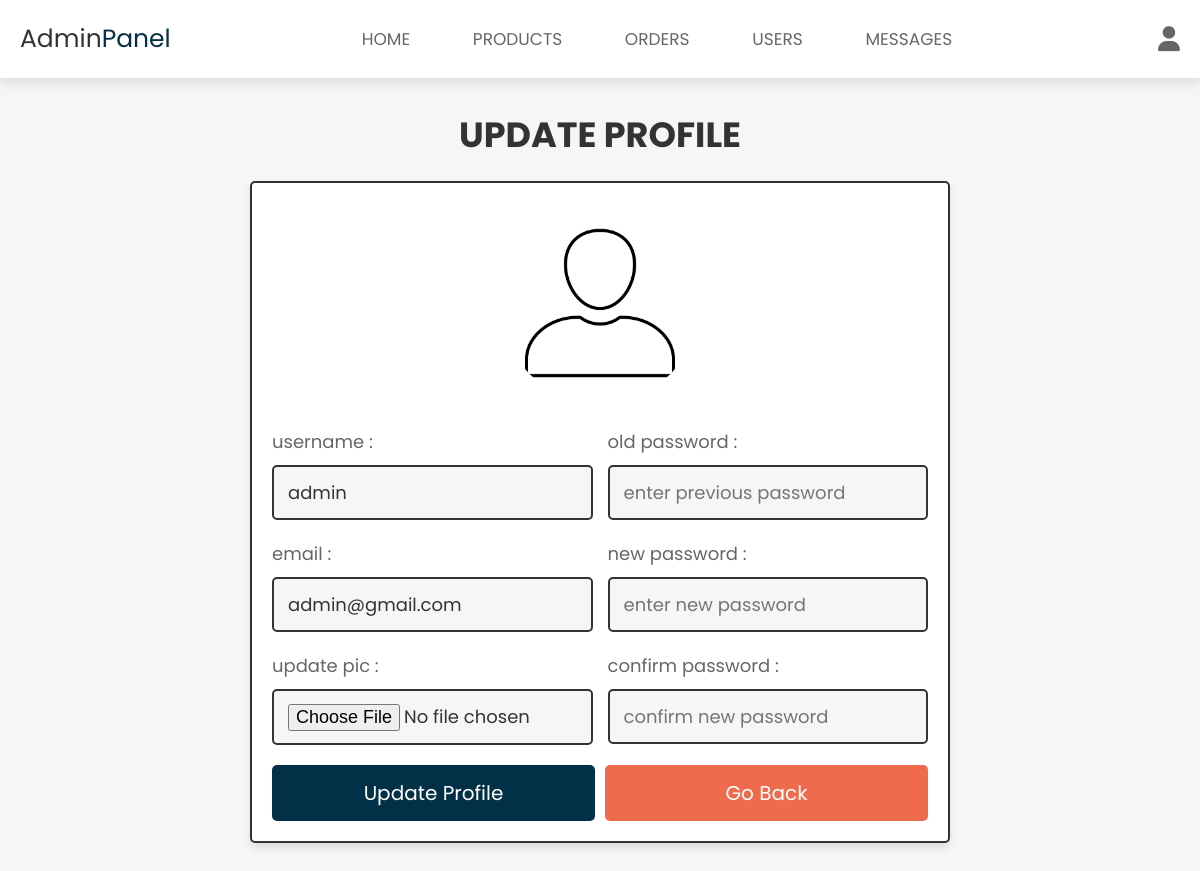
The page /admin_update_profile.php (signed in) on the database its author committed.
### tables this page shows
CREATE TABLE `users` (
  `id` int(100) NOT NULL,
  `name` varchar(100) NOT NULL,
  `email` varchar(100) NOT NULL,
  `password` varchar(100) NOT NULL,
  `user_type` varchar(20) NOT NULL DEFAULT 'user',
  `image` varchar(100) NOT NULL
);

### admin_update_profile.php (the view, shortened to what this page needs)
<?php
@include 'config.php';
?>
<!DOCTYPE html>
<html lang="en">
<head>
   <link rel="stylesheet" href="https://cdnjs.cloudflare.com/ajax/libs/font-awesome/6.1.1/css/all.min.css">
   <link rel="stylesheet" href="css/components.css">
</head>
<body>
<?php include 'admin_header.php'; ?>
<section class="update-profile">
   <h1 class="title">update profile</h1>
   <form action="" method="POST" enctype="multipart/form-data">
      <img src="uploaded_img/<?= $fetch_profile['image']; ?>" alt="">
      <div class="flex">
         <div class="inputBox">
            <span>username :</span>
            <input type="text" name="name" value="<?= $fetch_profile['name']; ?>" placeholder="update username" required class="box">
            <span>email :</span>
            <input type="email" name="email" value="<?= $fetch_profile['email']; ?>" placeholder="update email" required class="box">
            <span>update pic :</span>
            <input type="file" name="image" accept="image/jpg, image/jpeg, image/png" class="box">
         </div>
         <div class="inputBox">
            <span>old password :</span>
            <input type="password" name="update_pass" placeholder="enter previous password" class="box">
            <span>new password :</span>
            <input type="password" name="new_pass" placeholder="enter new password" class="box">
            <span>confirm password :</span>
            <input type="password" name="confirm_pass" placeholder="confirm new password" class="box">
         </div>
      </div>
      <div class="flex-btn">
         <input type="submit" class="btn" value="update profile" name="update_profile">
         <a href="admin_page.php" class="option-btn">go back</a>
      </div>
   </form>
</section>
</body>
</html>

### css/components.css (style rules this page uses)
:root { --biru:#023047; --merah:#ee6b4d; --blue:#6fd2eb; --black:#333; --light-color:#666; --white:#fff; --light-bg:#f6f6f6; --border:.2rem solid var(--black); --border1:.2rem solid var(--biru); --box-shadow:0 .5rem 1rem rgba(0,0,0,.1); }
* { font-family: 'Poppins', sans-serif; margin:0; padding:0; box-sizing: border-box; outline: none; border:none; text-decoration: none; color:var(--black); }
body { background-color: var(--light-bg); }
html { font-size: 62.5%; overflow-x: hidden; scroll-behavior: smooth; scroll-padding-top: 6.5rem; }
section { padding:3rem 2rem; max-width: 1200px; margin:0 auto; }
.btn, .btn1, .delete-btn, .delete-btn1, .delete-btn2, .option-btn, .option-btn1, .option-btn2 { display: block; width: 100%; margin-top: 1rem; border-radius: .5rem; color:var(--white); font-size: 2rem; padding:1.3rem 3rem; text-transform: capitalize; cursor: pointer; text-align: center; }
.btn { background-color: var(--biru); }
.option-btn { background-color: var(--merah); }
.flex-btn { display: flex; flex-wrap: wrap; gap:1rem; }
.flex-btn > * { flex:1; }
.title { text-align: center; margin-bottom: 2rem; text-transform: uppercase; color:var(--black); font-size: 3.5rem; }
.update-profile form { max-width: 70rem; margin: 0 auto; background-color: var(--white); box-shadow: var(--box-shadow); border:var(--border); border-radius: .5rem; padding:2rem; text-align: center; }
.update-profile form .flex { display: flex; gap:1.5rem; justify-content: space-between; }
.update-profile form img { height: 20rem; width: 20rem; margin-bottom: 1rem; border-radius: 50%; object-fit: cover; }
.update-profile form .inputBox { text-align: left; width: 49%; }
.update-profile form .inputBox span { display: block; padding-top: 1rem; font-size: 1.8rem; color:var(--light-color); }
.update-profile form .inputBox .box { width: 100%; padding:1.2rem 1.4rem; font-size: 1.8rem; color:var(--black); border:var(--border); border-radius: .5rem; margin:1rem 0; background-color: var(--light-bg); }

### rows shown on the page
users: image (placeholder picture), name "admin", email "admin@gmail.com"
